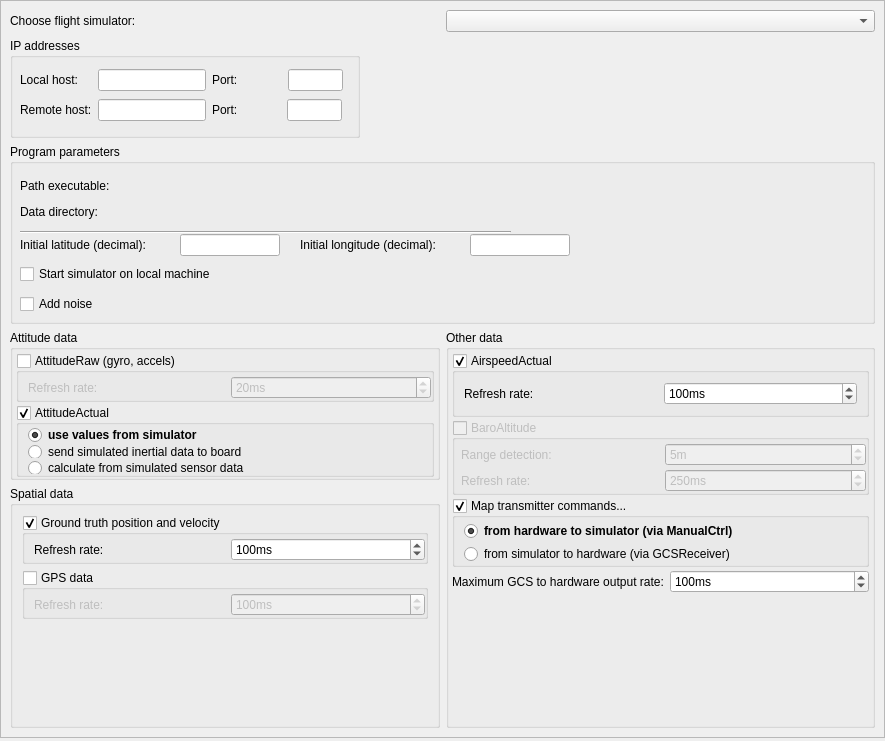
<?xml version="1.0" encoding="UTF-8"?>
<ui version="4.0">
 <class>HITLOptionsPage</class>
 <widget class="QWidget" name="HITLOptionsPage">
  <property name="geometry">
   <rect>
    <x>0</x>
    <y>0</y>
    <width>885</width>
    <height>741</height>
   </rect>
  </property>
  <property name="sizePolicy">
   <sizepolicy hsizetype="Preferred" vsizetype="Preferred">
    <horstretch>0</horstretch>
    <verstretch>0</verstretch>
   </sizepolicy>
  </property>
  <property name="minimumSize">
   <size>
    <width>0</width>
    <height>0</height>
   </size>
  </property>
  <property name="windowTitle">
   <string>Form</string>
  </property>
  <layout class="QVBoxLayout" name="verticalLayout">
   <property name="spacing">
    <number>3</number>
   </property>
   <property name="leftMargin">
    <number>0</number>
   </property>
   <property name="topMargin">
    <number>0</number>
   </property>
   <property name="rightMargin">
    <number>0</number>
   </property>
   <property name="bottomMargin">
    <number>3</number>
   </property>
   <item>
    <widget class="QScrollArea" name="scrollArea">
     <property name="widgetResizable">
      <bool>true</bool>
     </property>
     <widget class="QWidget" name="scrollAreaWidgetContents_2">
      <property name="geometry">
       <rect>
        <x>0</x>
        <y>0</y>
        <width>883</width>
        <height>736</height>
       </rect>
      </property>
      <layout class="QVBoxLayout" name="verticalLayout_10">
       <item>
        <layout class="QHBoxLayout" name="horizontalLayout">
         <item>
          <widget class="QLabel" name="chooseFlightSimulatorLabel">
           <property name="text">
            <string>Choose flight simulator:</string>
           </property>
          </widget>
         </item>
         <item>
          <widget class="QComboBox" name="chooseFlightSimulator"/>
         </item>
        </layout>
       </item>
       <item>
        <widget class="QGroupBox" name="groupBox_3">
         <property name="sizePolicy">
          <sizepolicy hsizetype="Preferred" vsizetype="Preferred">
           <horstretch>0</horstretch>
           <verstretch>0</verstretch>
          </sizepolicy>
         </property>
         <property name="minimumSize">
          <size>
           <width>0</width>
           <height>100</height>
          </size>
         </property>
         <property name="maximumSize">
          <size>
           <width>350</width>
           <height>16777215</height>
          </size>
         </property>
         <property name="title">
          <string>IP addresses</string>
         </property>
         <widget class="QWidget" name="layoutWidget_3">
          <property name="geometry">
           <rect>
            <x>10</x>
            <y>30</y>
            <width>323</width>
            <height>24</height>
           </rect>
          </property>
          <layout class="QHBoxLayout" name="horizontalLayout_7">
           <item>
            <widget class="QLabel" name="label_6">
             <property name="text">
              <string>Local host:    </string>
             </property>
            </widget>
           </item>
           <item>
            <widget class="QLineEdit" name="hostAddress">
             <property name="sizePolicy">
              <sizepolicy hsizetype="Fixed" vsizetype="Fixed">
               <horstretch>0</horstretch>
               <verstretch>0</verstretch>
              </sizepolicy>
             </property>
             <property name="maximumSize">
              <size>
               <width>125</width>
               <height>16777215</height>
              </size>
             </property>
             <property name="toolTip">
              <string>&lt;html&gt;&lt;head/&gt;&lt;body&gt;&lt;p&gt;For communication from the simulator to GCS. Should be the IP address of one of the interfaces of the GCS computer.&lt;/p&gt;&lt;/body&gt;&lt;/html&gt;</string>
             </property>
             <property name="text">
              <string/>
             </property>
             <property name="alignment">
              <set>Qt::AlignRight|Qt::AlignTrailing|Qt::AlignVCenter</set>
             </property>
            </widget>
           </item>
           <item>
            <widget class="QLabel" name="label_5">
             <property name="text">
              <string>Port:</string>
             </property>
            </widget>
           </item>
           <item>
            <widget class="QLineEdit" name="inputPort">
             <property name="sizePolicy">
              <sizepolicy hsizetype="Fixed" vsizetype="Fixed">
               <horstretch>0</horstretch>
               <verstretch>0</verstretch>
              </sizepolicy>
             </property>
             <property name="maximumSize">
              <size>
               <width>55</width>
               <height>16777215</height>
              </size>
             </property>
             <property name="toolTip">
              <string>IP port for receiving data from sim</string>
             </property>
             <property name="text">
              <string/>
             </property>
             <property name="alignment">
              <set>Qt::AlignRight|Qt::AlignTrailing|Qt::AlignVCenter</set>
             </property>
            </widget>
           </item>
          </layout>
         </widget>
         <widget class="QWidget" name="layoutWidget1">
          <property name="geometry">
           <rect>
            <x>10</x>
            <y>60</y>
            <width>322</width>
            <height>24</height>
           </rect>
          </property>
          <layout class="QHBoxLayout" name="horizontalLayout_8">
           <item>
            <widget class="QLabel" name="label_9">
             <property name="text">
              <string>Remote host:</string>
             </property>
            </widget>
           </item>
           <item>
            <widget class="QLineEdit" name="remoteAddress">
             <property name="sizePolicy">
              <sizepolicy hsizetype="Fixed" vsizetype="Fixed">
               <horstretch>0</horstretch>
               <verstretch>0</verstretch>
              </sizepolicy>
             </property>
             <property name="maximumSize">
              <size>
               <width>125</width>
               <height>16777215</height>
              </size>
             </property>
             <property name="toolTip">
              <string>&lt;html&gt;&lt;head/&gt;&lt;body&gt;&lt;p&gt;Only required if sending data to a simulator on a remote computer. Should be the IP of the computer on which the simulator is running.&lt;/p&gt;&lt;/body&gt;&lt;/html&gt;</string>
             </property>
             <property name="alignment">
              <set>Qt::AlignRight|Qt::AlignTrailing|Qt::AlignVCenter</set>
             </property>
            </widget>
           </item>
           <item>
            <widget class="QLabel" name="label_4">
             <property name="text">
              <string>Port:</string>
             </property>
            </widget>
           </item>
           <item>
            <widget class="QLineEdit" name="outputPort">
             <property name="sizePolicy">
              <sizepolicy hsizetype="Fixed" vsizetype="Fixed">
               <horstretch>0</horstretch>
               <verstretch>0</verstretch>
              </sizepolicy>
             </property>
             <property name="maximumSize">
              <size>
               <width>55</width>
               <height>16777215</height>
              </size>
             </property>
             <property name="toolTip">
              <string>IP port for sending data to sim</string>
             </property>
             <property name="alignment">
              <set>Qt::AlignRight|Qt::AlignTrailing|Qt::AlignVCenter</set>
             </property>
            </widget>
           </item>
          </layout>
         </widget>
        </widget>
       </item>
       <item>
        <widget class="QGroupBox" name="groupBox_4">
         <property name="minimumSize">
          <size>
           <width>0</width>
           <height>180</height>
          </size>
         </property>
         <property name="title">
          <string>Program parameters</string>
         </property>
         <widget class="Utils::PathChooser" name="dataPath" native="true">
          <property name="geometry">
           <rect>
            <x>120</x>
            <y>60</y>
            <width>401</width>
            <height>16</height>
           </rect>
          </property>
          <property name="sizePolicy">
           <sizepolicy hsizetype="MinimumExpanding" vsizetype="Preferred">
            <horstretch>0</horstretch>
            <verstretch>0</verstretch>
           </sizepolicy>
          </property>
         </widget>
         <widget class="QLabel" name="label_2">
          <property name="geometry">
           <rect>
            <x>10</x>
            <y>60</y>
            <width>94</width>
            <height>16</height>
           </rect>
          </property>
          <property name="sizePolicy">
           <sizepolicy hsizetype="Fixed" vsizetype="Preferred">
            <horstretch>0</horstretch>
            <verstretch>0</verstretch>
           </sizepolicy>
          </property>
          <property name="maximumSize">
           <size>
            <width>110</width>
            <height>16777215</height>
           </size>
          </property>
          <property name="text">
           <string>Data directory:</string>
          </property>
         </widget>
         <widget class="Utils::PathChooser" name="executablePath" native="true">
          <property name="geometry">
           <rect>
            <x>120</x>
            <y>34</y>
            <width>401</width>
            <height>16</height>
           </rect>
          </property>
          <property name="sizePolicy">
           <sizepolicy hsizetype="MinimumExpanding" vsizetype="Preferred">
            <horstretch>0</horstretch>
            <verstretch>0</verstretch>
           </sizepolicy>
          </property>
         </widget>
         <widget class="QLabel" name="label">
          <property name="geometry">
           <rect>
            <x>10</x>
            <y>34</y>
            <width>104</width>
            <height>16</height>
           </rect>
          </property>
          <property name="sizePolicy">
           <sizepolicy hsizetype="Fixed" vsizetype="Preferred">
            <horstretch>0</horstretch>
            <verstretch>0</verstretch>
           </sizepolicy>
          </property>
          <property name="maximumSize">
           <size>
            <width>110</width>
            <height>16777215</height>
           </size>
          </property>
          <property name="text">
           <string>Path executable:</string>
          </property>
         </widget>
         <widget class="QCheckBox" name="startSim">
          <property name="geometry">
           <rect>
            <x>10</x>
            <y>120</y>
            <width>229</width>
            <height>20</height>
           </rect>
          </property>
          <property name="toolTip">
           <string>Check this box to start the simulator on the local computer</string>
          </property>
          <property name="text">
           <string>Start simulator on local machine</string>
          </property>
         </widget>
         <widget class="QCheckBox" name="noiseCheckBox">
          <property name="geometry">
           <rect>
            <x>10</x>
            <y>150</y>
            <width>89</width>
            <height>20</height>
           </rect>
          </property>
          <property name="toolTip">
           <string>Add noise to sensor simulation</string>
          </property>
          <property name="text">
           <string>Add noise</string>
          </property>
         </widget>
         <widget class="Line" name="line">
          <property name="geometry">
           <rect>
            <x>10</x>
            <y>80</y>
            <width>491</width>
            <height>16</height>
           </rect>
          </property>
          <property name="orientation">
           <enum>Qt::Horizontal</enum>
          </property>
         </widget>
         <widget class="QLabel" name="label_13">
          <property name="geometry">
           <rect>
            <x>10</x>
            <y>90</y>
            <width>161</width>
            <height>22</height>
           </rect>
          </property>
          <property name="text">
           <string>Initial latitude (decimal):</string>
          </property>
         </widget>
         <widget class="QLabel" name="label_14">
          <property name="geometry">
           <rect>
            <x>290</x>
            <y>90</y>
            <width>171</width>
            <height>22</height>
           </rect>
          </property>
          <property name="text">
           <string>Initial longitude (decimal):</string>
          </property>
         </widget>
         <widget class="QLineEdit" name="longitude">
          <property name="geometry">
           <rect>
            <x>460</x>
            <y>90</y>
            <width>100</width>
            <height>22</height>
           </rect>
          </property>
          <property name="sizePolicy">
           <sizepolicy hsizetype="MinimumExpanding" vsizetype="Fixed">
            <horstretch>0</horstretch>
            <verstretch>0</verstretch>
           </sizepolicy>
          </property>
          <property name="maximumSize">
           <size>
            <width>100</width>
            <height>16777215</height>
           </size>
          </property>
          <property name="text">
           <string/>
          </property>
          <property name="alignment">
           <set>Qt::AlignRight|Qt::AlignTrailing|Qt::AlignVCenter</set>
          </property>
         </widget>
         <widget class="QLineEdit" name="latitude">
          <property name="geometry">
           <rect>
            <x>170</x>
            <y>90</y>
            <width>100</width>
            <height>22</height>
           </rect>
          </property>
          <property name="sizePolicy">
           <sizepolicy hsizetype="MinimumExpanding" vsizetype="Fixed">
            <horstretch>0</horstretch>
            <verstretch>0</verstretch>
           </sizepolicy>
          </property>
          <property name="maximumSize">
           <size>
            <width>100</width>
            <height>16777215</height>
           </size>
          </property>
          <property name="text">
           <string/>
          </property>
          <property name="alignment">
           <set>Qt::AlignRight|Qt::AlignTrailing|Qt::AlignVCenter</set>
          </property>
         </widget>
        </widget>
       </item>
       <item>
        <layout class="QHBoxLayout" name="horizontalLayout_3">
         <item>
          <layout class="QVBoxLayout" name="verticalLayout_7">
           <item>
            <widget class="QGroupBox" name="groupBox">
             <property name="maximumSize">
              <size>
               <width>16777215</width>
               <height>150</height>
              </size>
             </property>
             <property name="title">
              <string>Attitude data</string>
             </property>
             <layout class="QVBoxLayout" name="verticalLayout_2">
              <property name="spacing">
               <number>3</number>
              </property>
              <property name="leftMargin">
               <number>3</number>
              </property>
              <property name="topMargin">
               <number>3</number>
              </property>
              <property name="rightMargin">
               <number>3</number>
              </property>
              <property name="bottomMargin">
               <number>0</number>
              </property>
              <item>
               <widget class="QGroupBox" name="attRawCheckbox">
                <property name="enabled">
                 <bool>true</bool>
                </property>
                <property name="title">
                 <string>AttitudeRaw (gyro, accels)</string>
                </property>
                <property name="flat">
                 <bool>true</bool>
                </property>
                <property name="checkable">
                 <bool>true</bool>
                </property>
                <property name="checked">
                 <bool>false</bool>
                </property>
                <layout class="QHBoxLayout" name="horizontalLayout_4">
                 <property name="spacing">
                  <number>3</number>
                 </property>
                 <property name="topMargin">
                  <number>3</number>
                 </property>
                 <property name="rightMargin">
                  <number>0</number>
                 </property>
                 <property name="bottomMargin">
                  <number>0</number>
                 </property>
                 <item>
                  <widget class="QLabel" name="label_8">
                   <property name="text">
                    <string>Refresh rate:</string>
                   </property>
                  </widget>
                 </item>
                 <item>
                  <widget class="QSpinBox" name="attRawRateSpinbox">
                   <property name="enabled">
                    <bool>true</bool>
                   </property>
                   <property name="toolTip">
                    <string>0 - update once, or every N seconds</string>
                   </property>
                   <property name="suffix">
                    <string>ms</string>
                   </property>
                   <property name="minimum">
                    <number>10</number>
                   </property>
                   <property name="maximum">
                    <number>5000</number>
                   </property>
                   <property name="value">
                    <number>20</number>
                   </property>
                  </widget>
                 </item>
                </layout>
               </widget>
              </item>
              <item>
               <widget class="QGroupBox" name="attActualCheckbox">
                <property name="enabled">
                 <bool>true</bool>
                </property>
                <property name="title">
                 <string>AttitudeActual</string>
                </property>
                <property name="flat">
                 <bool>true</bool>
                </property>
                <property name="checkable">
                 <bool>true</bool>
                </property>
                <property name="checked">
                 <bool>true</bool>
                </property>
                <layout class="QVBoxLayout" name="verticalLayout_4">
                 <property name="spacing">
                  <number>3</number>
                 </property>
                 <property name="topMargin">
                  <number>3</number>
                 </property>
                 <property name="rightMargin">
                  <number>0</number>
                 </property>
                 <property name="bottomMargin">
                  <number>0</number>
                 </property>
                 <item>
                  <widget class="QRadioButton" name="attActSim">
                   <property name="font">
                    <font>
                     <weight>75</weight>
                     <bold>true</bold>
                    </font>
                   </property>
                   <property name="toolTip">
                    <string/>
                   </property>
                   <property name="text">
                    <string>use values from simulator</string>
                   </property>
                   <property name="checked">
                    <bool>true</bool>
                   </property>
                  </widget>
                 </item>
                 <item>
                  <widget class="QRadioButton" name="attActHW">
                   <property name="text">
                    <string>send simulated inertial data to board</string>
                   </property>
                  </widget>
                 </item>
                 <item>
                  <widget class="QRadioButton" name="attActCalc">
                   <property name="toolTip">
                    <string/>
                   </property>
                   <property name="text">
                    <string>calculate from simulated sensor data</string>
                   </property>
                  </widget>
                 </item>
                 <item>
                  <spacer name="verticalSpacer_2">
                   <property name="orientation">
                    <enum>Qt::Vertical</enum>
                   </property>
                   <property name="sizeHint" stdset="0">
                    <size>
                     <width>20</width>
                     <height>40</height>
                    </size>
                   </property>
                  </spacer>
                 </item>
                </layout>
               </widget>
              </item>
             </layout>
            </widget>
           </item>
           <item>
            <widget class="QGroupBox" name="groupBox_6">
             <property name="minimumSize">
              <size>
               <width>0</width>
               <height>150</height>
              </size>
             </property>
             <property name="title">
              <string>Spatial data</string>
             </property>
             <layout class="QVBoxLayout" name="verticalLayout_9">
              <item>
               <widget class="QGroupBox" name="groundTruthCheckbox">
                <property name="title">
                 <string>Ground truth position and velocity</string>
                </property>
                <property name="flat">
                 <bool>true</bool>
                </property>
                <property name="checkable">
                 <bool>true</bool>
                </property>
                <property name="checked">
                 <bool>true</bool>
                </property>
                <layout class="QHBoxLayout" name="horizontalLayout_2">
                 <property name="spacing">
                  <number>3</number>
                 </property>
                 <property name="topMargin">
                  <number>3</number>
                 </property>
                 <property name="rightMargin">
                  <number>0</number>
                 </property>
                 <property name="bottomMargin">
                  <number>0</number>
                 </property>
                 <item>
                  <widget class="QLabel" name="label_7">
                   <property name="text">
                    <string>Refresh rate:</string>
                   </property>
                  </widget>
                 </item>
                 <item>
                  <widget class="QSpinBox" name="groundTruthRateSpinbox">
                   <property name="enabled">
                    <bool>true</bool>
                   </property>
                   <property name="toolTip">
                    <string>0 - update once, or every N seconds</string>
                   </property>
                   <property name="suffix">
                    <string>ms</string>
                   </property>
                   <property name="minimum">
                    <number>1</number>
                   </property>
                   <property name="maximum">
                    <number>5000</number>
                   </property>
                   <property name="singleStep">
                    <number>100</number>
                   </property>
                   <property name="value">
                    <number>100</number>
                   </property>
                  </widget>
                 </item>
                </layout>
               </widget>
              </item>
              <item>
               <widget class="QGroupBox" name="gpsPositionCheckbox">
                <property name="title">
                 <string>GPS data</string>
                </property>
                <property name="flat">
                 <bool>true</bool>
                </property>
                <property name="checkable">
                 <bool>true</bool>
                </property>
                <property name="checked">
                 <bool>false</bool>
                </property>
                <layout class="QHBoxLayout" name="horizontalLayout_5">
                 <property name="spacing">
                  <number>3</number>
                 </property>
                 <property name="topMargin">
                  <number>3</number>
                 </property>
                 <property name="rightMargin">
                  <number>0</number>
                 </property>
                 <property name="bottomMargin">
                  <number>0</number>
                 </property>
                 <item>
                  <widget class="QLabel" name="label_10">
                   <property name="enabled">
                    <bool>true</bool>
                   </property>
                   <property name="text">
                    <string>Refresh rate:</string>
                   </property>
                  </widget>
                 </item>
                 <item>
                  <widget class="QSpinBox" name="gpsPosRateSpinbox">
                   <property name="enabled">
                    <bool>true</bool>
                   </property>
                   <property name="toolTip">
                    <string>0 - update once, or every N seconds</string>
                   </property>
                   <property name="suffix">
                    <string>ms</string>
                   </property>
                   <property name="minimum">
                    <number>1</number>
                   </property>
                   <property name="maximum">
                    <number>5000</number>
                   </property>
                   <property name="singleStep">
                    <number>100</number>
                   </property>
                   <property name="value">
                    <number>100</number>
                   </property>
                  </widget>
                 </item>
                </layout>
               </widget>
              </item>
              <item>
               <spacer name="verticalSpacer_3">
                <property name="orientation">
                 <enum>Qt::Vertical</enum>
                </property>
                <property name="sizeHint" stdset="0">
                 <size>
                  <width>20</width>
                  <height>40</height>
                 </size>
                </property>
               </spacer>
              </item>
             </layout>
            </widget>
           </item>
          </layout>
         </item>
         <item>
          <layout class="QVBoxLayout" name="verticalLayout_8">
           <item>
            <widget class="QGroupBox" name="groupBox_2">
             <property name="minimumSize">
              <size>
               <width>0</width>
               <height>275</height>
              </size>
             </property>
             <property name="title">
              <string>Other data</string>
             </property>
             <layout class="QVBoxLayout" name="verticalLayout_3">
              <property name="spacing">
               <number>3</number>
              </property>
              <property name="leftMargin">
               <number>3</number>
              </property>
              <property name="topMargin">
               <number>3</number>
              </property>
              <property name="rightMargin">
               <number>3</number>
              </property>
              <property name="bottomMargin">
               <number>0</number>
              </property>
              <item>
               <widget class="QGroupBox" name="airspeedActualCheckbox">
                <property name="minimumSize">
                 <size>
                  <width>0</width>
                  <height>0</height>
                 </size>
                </property>
                <property name="title">
                 <string>AirspeedActual</string>
                </property>
                <property name="flat">
                 <bool>true</bool>
                </property>
                <property name="checkable">
                 <bool>true</bool>
                </property>
                <layout class="QHBoxLayout" name="horizontalLayout_9">
                 <item>
                  <widget class="QLabel" name="label_15">
                   <property name="text">
                    <string>Refresh rate:</string>
                   </property>
                  </widget>
                 </item>
                 <item>
                  <widget class="QSpinBox" name="airspeedRateSpinbox">
                   <property name="toolTip">
                    <string>0 - update once, or every N seconds</string>
                   </property>
                   <property name="suffix">
                    <string>ms</string>
                   </property>
                   <property name="maximum">
                    <number>5000</number>
                   </property>
                   <property name="value">
                    <number>100</number>
                   </property>
                  </widget>
                 </item>
                </layout>
               </widget>
              </item>
              <item>
               <widget class="QGroupBox" name="baroAltitudeCheckbox">
                <property name="enabled">
                 <bool>false</bool>
                </property>
                <property name="title">
                 <string>BaroAltitude</string>
                </property>
                <property name="flat">
                 <bool>true</bool>
                </property>
                <property name="checkable">
                 <bool>true</bool>
                </property>
                <property name="checked">
                 <bool>false</bool>
                </property>
                <layout class="QVBoxLayout" name="verticalLayout_6">
                 <property name="spacing">
                  <number>3</number>
                 </property>
                 <property name="leftMargin">
                  <number>6</number>
                 </property>
                 <property name="topMargin">
                  <number>3</number>
                 </property>
                 <property name="rightMargin">
                  <number>0</number>
                 </property>
                 <property name="bottomMargin">
                  <number>0</number>
                 </property>
                 <item>
                  <layout class="QGridLayout" name="gridLayout_2">
                   <item row="0" column="0">
                    <widget class="QLabel" name="label_11">
                     <property name="text">
                      <string>Range detection:</string>
                     </property>
                    </widget>
                   </item>
                   <item row="0" column="1">
                    <widget class="QSpinBox" name="sonarMaxAlt">
                     <property name="suffix">
                      <string>m</string>
                     </property>
                     <property name="minimum">
                      <number>1</number>
                     </property>
                     <property name="maximum">
                      <number>10</number>
                     </property>
                     <property name="value">
                      <number>5</number>
                     </property>
                    </widget>
                   </item>
                   <item row="1" column="0">
                    <widget class="QLabel" name="label_12">
                     <property name="text">
                      <string>Refresh rate:</string>
                     </property>
                    </widget>
                   </item>
                   <item row="1" column="1">
                    <widget class="QSpinBox" name="baroAltRateSpinbox">
                     <property name="toolTip">
                      <string>0 - update once, or every N seconds</string>
                     </property>
                     <property name="suffix">
                      <string>ms</string>
                     </property>
                     <property name="minimum">
                      <number>20</number>
                     </property>
                     <property name="maximum">
                      <number>2000</number>
                     </property>
                     <property name="singleStep">
                      <number>10</number>
                     </property>
                     <property name="value">
                      <number>250</number>
                     </property>
                    </widget>
                   </item>
                  </layout>
                 </item>
                </layout>
               </widget>
              </item>
              <item>
               <widget class="QGroupBox" name="inputCommandCheckbox">
                <property name="enabled">
                 <bool>true</bool>
                </property>
                <property name="title">
                 <string>Map transmitter commands...</string>
                </property>
                <property name="flat">
                 <bool>true</bool>
                </property>
                <property name="checkable">
                 <bool>true</bool>
                </property>
                <property name="checked">
                 <bool>true</bool>
                </property>
                <layout class="QVBoxLayout" name="verticalLayout_5">
                 <property name="spacing">
                  <number>3</number>
                 </property>
                 <property name="topMargin">
                  <number>3</number>
                 </property>
                 <property name="rightMargin">
                  <number>0</number>
                 </property>
                 <property name="bottomMargin">
                  <number>0</number>
                 </property>
                 <item>
                  <widget class="QRadioButton" name="manualControlRadioButton">
                   <property name="enabled">
                    <bool>true</bool>
                   </property>
                   <property name="font">
                    <font>
                     <weight>75</weight>
                     <bold>true</bold>
                    </font>
                   </property>
                   <property name="text">
                    <string>from hardware to simulator (via ManualCtrl)</string>
                   </property>
                   <property name="checked">
                    <bool>true</bool>
                   </property>
                  </widget>
                 </item>
                 <item>
                  <widget class="QRadioButton" name="gcsReceiverRadioButton">
                   <property name="text">
                    <string>from simulator to hardware (via GCSReceiver)</string>
                   </property>
                   <property name="checked">
                    <bool>false</bool>
                   </property>
                  </widget>
                 </item>
                </layout>
               </widget>
              </item>
              <item>
               <layout class="QHBoxLayout" name="horizontalLayout_6">
                <property name="spacing">
                 <number>6</number>
                </property>
                <item>
                 <widget class="QLabel" name="label_3">
                  <property name="text">
                   <string>Maximum GCS to hardware output rate:</string>
                  </property>
                 </widget>
                </item>
                <item>
                 <widget class="QSpinBox" name="minOutputPeriodSpinbox">
                  <property name="enabled">
                   <bool>true</bool>
                  </property>
                  <property name="toolTip">
                   <string>Set the maximum rate at which GCS sends simulator data to the hardware</string>
                  </property>
                  <property name="suffix">
                   <string>ms</string>
                  </property>
                  <property name="minimum">
                   <number>10</number>
                  </property>
                  <property name="maximum">
                   <number>500</number>
                  </property>
                  <property name="singleStep">
                   <number>5</number>
                  </property>
                  <property name="value">
                   <number>100</number>
                  </property>
                 </widget>
                </item>
               </layout>
              </item>
              <item>
               <spacer name="verticalSpacer">
                <property name="orientation">
                 <enum>Qt::Vertical</enum>
                </property>
                <property name="sizeHint" stdset="0">
                 <size>
                  <width>20</width>
                  <height>40</height>
                 </size>
                </property>
               </spacer>
              </item>
             </layout>
            </widget>
           </item>
          </layout>
         </item>
        </layout>
       </item>
      </layout>
     </widget>
    </widget>
   </item>
  </layout>
 </widget>
 <customwidgets>
  <customwidget>
   <class>Utils::PathChooser</class>
   <extends>QWidget</extends>
   <header>utils/pathchooser.h</header>
   <container>1</container>
  </customwidget>
 </customwidgets>
 <resources/>
 <connections/>
</ui>
